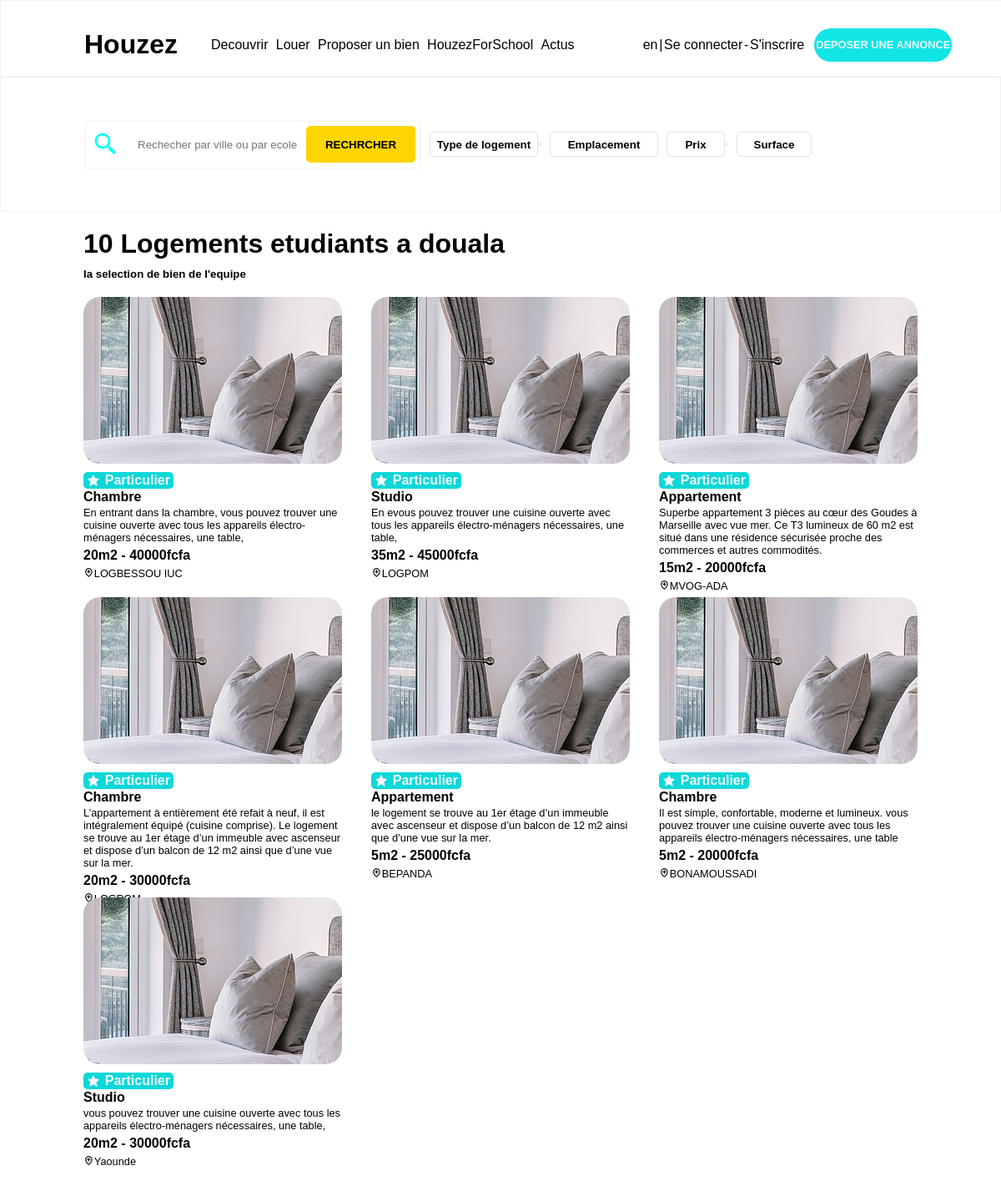
Screenshot of /src/decouvrir.php with the database file from the repository.
### tables this page shows
CREATE TABLE `logements` (
  `id` int NOT NULL,
  `idclient` int DEFAULT NULL,
  `statuts` varchar(255) NOT NULL,
  `prixmensuel` int DEFAULT NULL,
  `prixannuel` double DEFAULT NULL,
  `Images` text,
  `Image2` text,
  `Image3` text,
  `Dateajout` varchar(255) DEFAULT NULL,
  `Emplacement` varchar(255) DEFAULT NULL,
  `Description` varchar(255) DEFAULT NULL,
  `Reservations` int DEFAULT '0',
  `superficie` int DEFAULT NULL,
  `type` varchar(255) DEFAULT NULL
);

### src/decouvrir.php (the view, shortened to what this page needs)
<!DOCTYPE html>
<html lang="en">
<head>
    <link rel="stylesheet" href="/immojeune/css/decouvrir.css">
    <link href='https://unpkg.com/boxicons@2.1.4/css/boxicons.min.css' rel='stylesheet'>
</head>
<body>
    <div class="first">
        <div class="head">
            <div>
                <h1>Houzez</h1>
            </div>
            <div class="red">
                <div class="headr">
                    <li><a href="">Decouvrir</a></li>
                    <li><a href="">Louer</a></li>
                    <li><a href="">Proposer un bien</a></li>
                    <li><a href="">HouzezForSchool</a> </li>
                    <li><a href="">Actus</a></li>
                </div>
                <div class="headm">
                    <li class="t"><a href="">en</a></li>
                    <li class="t">|</li>
                    <li><a href="#" class="login2">Se connecter</a></li>
                    <li class="t">-</li>
                    <li><a href="#" class="login1">S'inscrire</a></li>
                </div>
                <div class="btn">
                    <li><a href="">DEPOSER UNE ANNONCE</a></li>
                </div>
            </div>
        </div>
    </div>
    <div class="decouvrir">
        <div class="search">
            <form method="POST" class="form">
                <i class='bx bx-search-alt-2'></i>
                <input type="text" value="" placeholder="Rechecher par ville ou par ecole" required class="ii">
                <button type="submit">RECHRCHER</button>
            </form>
            <button class="id" id='showtl'>Type de logement
                <form class="tl" style="cursor:text" method="POST" action="/immojeune/src/search.php">
                    <button name="okz" type="submit" id="oi"></button>
                </form>
            </button>
            <button class="id" id='showtl'>Emplacement
            </button>
            <button class="id" id="TT">Prix
                <form class="tl" style="cursor:text" method="POST">
                    <button type="submit" name="ok" id="fd"></button>
                </form>
            </button>
            <button class="id" id="TTT">Surface
            </button>
        </div>
        <div class="log">
            <div>
                <H1>10 Logements etudiants a douala</H1>
                <h5 style="font-weight:550 ;">la selection de bien de l'equipe</h5>
            </div>
            <div class="cont">
                <?php
                $nom_serveur = "localhost";
                $utilisateur = "root";
                $mot_de_passe = "";
                $nom_bd = "logements_etudiants";
                $connexion = mysqli_connect($nom_serveur, $utilisateur, $mot_de_passe, $nom_bd);
                    $requete = "SELECT * FROM `logements`";
                    $b = $connexion->query($requete);
                    while ($row = $b->fetch_assoc()) { ?>
                        <div id="cadre">
                            <div class="img1"></div>
                            <a href="/immojeune/louer.php?id=<?php echo $row["id"]; ?>" class="text" for="op">
                                <div id="pp"> <i class='bx bxs-star' style="margin-bottom: 1px;"></i> Particulier</div>
                                <p style="font-weight: 600; margin-bottom:2px; color:black"> <?php echo $row["type"]; ?></p>
                                <p style="font-size: 0.8em;margin-bottom:0px ;width:100%;color:black"><?php echo $row["Description"]; ?></p>
                                <p style="font-weight: 600; margin:5px 0;color:black"><?php echo $row["superficie"]; ?>m2 - <?php echo $row["prixmensuel"]; ?>fcfa</p>
                                <p style="font-size: 0.8em;color:black"><i class='bx bx-location-plus'></i><?php echo $row["Emplacement"]; ?></p>
                            </a>
                        </div>
                    <?php
                    }
                 ?>
            </div>
        </div>
    </div>
</body>
</html>

### css/decouvrir.css (style rules this page uses)
* { margin: 0; padding: 0; text-decoration: none; list-style: none; font-family: CircularStd, sans-serif; }
body { padding-top: 75px; }
li a { color: black; }
.head { padding-top: 15px; display: flex; padding-left: 100px; padding-right: 100px; height: 75px; align-items: center; font-weight: 500; position: fixed; top: 0; width: 90%; z-index: 234567890; background-color: rgb(255, 255, 255); border: 0.5px rgb(245, 240, 240) solid; }
.head .red { display: flex; width: 90%; justify-content: space-between; align-items: center; height: 100%; z-index: 1; }
.head .red .headr { display: flex; justify-content: space-between; width: 45%; margin-left: 40px; }
.head .red .headm { display: flex; justify-content: space-between; width: 20%; margin-left: 70px; }
.head .red .btn { display: flex; background-color: rgb(18, 229, 229); border-radius: 30px; height: 40px; width: 17%; justify-content: center; align-items: center; font-size: 0.8em; font-weight: 600; margin-right: 40px; }
.head .red .btn li a { color: aliceblue; }
.form { display: flex; background-color: rgb(255, 255, 255); backdrop-filter: blur(100px); align-items: center; height: 55px; display: flex; border-radius: 5px; width: 400px; border: 2px solid rgb(250, 247, 247); }
.form input { width: 54%; height: 100%; border: none; outline: none; background: transparent; padding-left: 30px; }
.form i { position: relative; width: 6%; padding-left: 8px; font-size: 2em; cursor: text; color: aqua; }
.form button { width: 35%; height: 80%; margin-right: 0px; background-color: rgb(255, 213, 0); border-radius: 5px; border: none; cursor: pointer; font-weight: 600; margin-right: 5px; }
.decouvrir { top: 0; width: 100%; height: 90vh; margin-top: 17px; background-color: rgb(255, 255, 253); }
.decouvrir .search { height: 20vh; display: flex; padding: 0 100px; align-items: center; display: flex; border: 0.5px rgb(245, 240, 240) solid; }
.decouvrir .search .id { margin-left: 10px; height: 30px; width: 130px; background-color: transparent; border: 0.3px rgb(228, 226, 226) solid; border-radius: 5px; font-weight: 600; cursor: pointer; }
#TT { width: 70px; }
#TTT { width: 90px; }
.decouvrir .search .id .tl { display: none; position: fixed; width: 13%; height: calc(50vh - (108px + 10vh)); background-color: rgb(255, 255, 255); margin-top: 10px; flex-direction: column; color: black; border: 2px solid whitesmoke; border-radius: 10px; align-items: start; padding-left: 20px; z-index: 2; }
.decouvrir .log { margin-top: 20px; margin-left: 100px; margin-right: 100px; }
.decouvrir .log h5 { margin-top: 10px; margin-bottom: 20px; }
.decouvrir .log .cont { display: flex; justify-content: space-between; flex-wrap: wrap; }
#cadre { width: 31%; height: 40vh; width: 31%; margin-bottom: 40px; color: black; }
.decouvrir .log .cont #cadre .img1 { width: 100%; height: 25vh; background:url(/immojeune/img/bedroom-5772286_1920.jpg); background-position: center; border: none; border-radius: 20px; margin-bottom: 10px; }
#pp { width: 100px; background-color: rgb(13, 216, 216); color: aliceblue; border-radius: 5px; border: none; justify-content: space-between; align-items: center; display: flex; height: 2.5vh; font-weight: 600; padding-left: 4px; padding-right: 4px; margin-bottom: 1px; }
#pp i { margin-bottom: 19px; }

### rows the page displays
logements: type "Chambre", Description "En entrant dans la chambre, vous pouvez trouver une cuisine ouverte avec tous les appareils électro-ménagers nécessaires, une table,", superficie "20", prixmensuel "40000", Emplacement "LOGBESSOU IUC"
logements: type "Studio", Description "En evous pouvez trouver une cuisine ouverte avec tous les appareils électro-ménagers nécessaires, une table,", superficie "35", prixmensuel "45000", Emplacement "LOGPOM"
logements: type "Appartement", Description "Superbe appartement 3 pièces au cœur des Goudes à Marseille avec vue mer. Ce T3 lumineux de 60 m2 est situé dans une résidence sécurisée proche des commerces et autres commodités.", superficie "15", prixmensuel "20000", Emplacement "MVOG-ADA"
logements: type "Chambre", Description "L’appartement à entièrement été refait à neuf, il est intégralement équipé (cuisine comprise). Le logement se trouve au 1er étage d’un immeuble avec ascenseur et dispose d’un balcon de 12 m2 ainsi que d’une vue sur la mer.", superficie "20", prixmensuel "30000"
logements: type "Appartement", Description "le logement se trouve au 1er étage d’un immeuble avec ascenseur et dispose d’un balcon de 12 m2 ainsi que d’une vue sur la mer.", superficie "5", prixmensuel "25000", Emplacement "BEPANDA"
logements: type "Chambre", Description "Il est simple, confortable, moderne et lumineux. vous pouvez trouver une cuisine ouverte avec tous les appareils électro-ménagers nécessaires, une table", superficie "5", prixmensuel "20000", Emplacement "BONAMOUSSADI"
logements: type "Studio", Description "vous pouvez trouver une cuisine ouverte avec tous les appareils électro-ménagers nécessaires, une table,", superficie "20", prixmensuel "30000", Emplacement "Yaounde"
